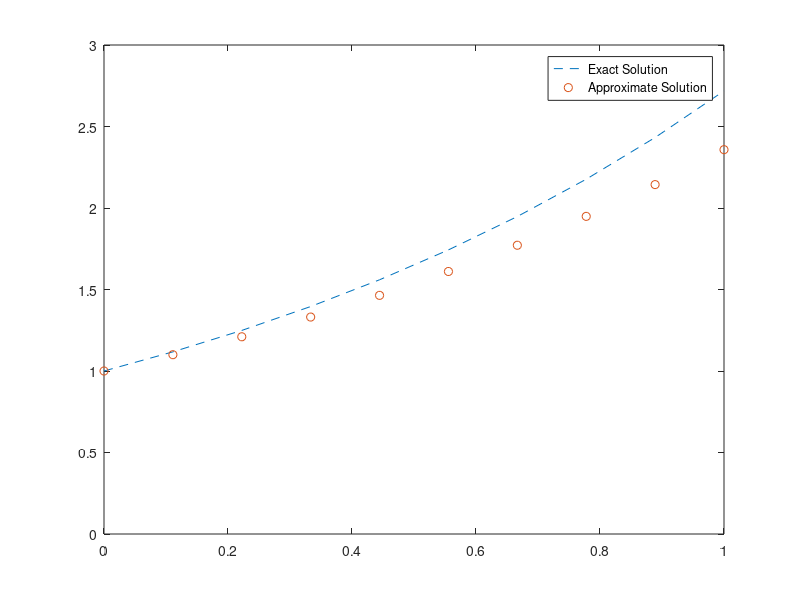

Recreate this plot in MATLAB.
clear all;
close all;


% --- Set Variables
nt = 10; %Temporal nodes
a = 0; %Lower bound
b = 1; %Upper bound

h = (b-a)/(nt); %The change

t = linspace(0, 1, nt);
y = zeros(nt,1); %function
y(1)=1; %Initial condition

exactSolution = @(t) exp(t);

for k=1:(nt-1);
    y(k+1)=y(k)+h*y(k);
end
    plot(t, exactSolution(t), '--', t, y, 'o')
    axis([0,1,0,3])
    legend('Exact Solution', 'Approximate Solution')
    
    exactSolution(1)
    y(nt)
    error = zeros(nt,1);
for j=1:nt
    x=(j)*h
    error(j)=abs(y(j)-exactSolution(x));
end
max(error)